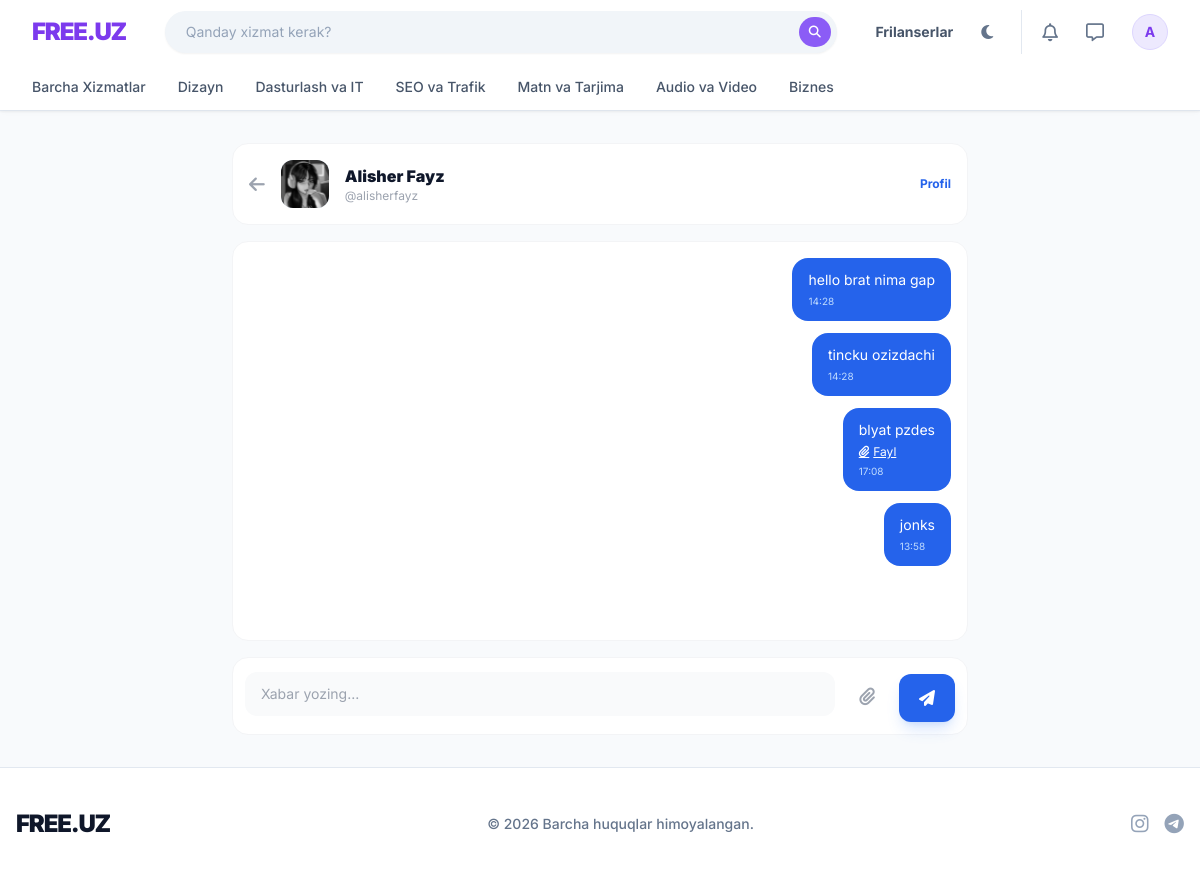
Before: /chat/alisherfayz/ (signed in) with the older database file.
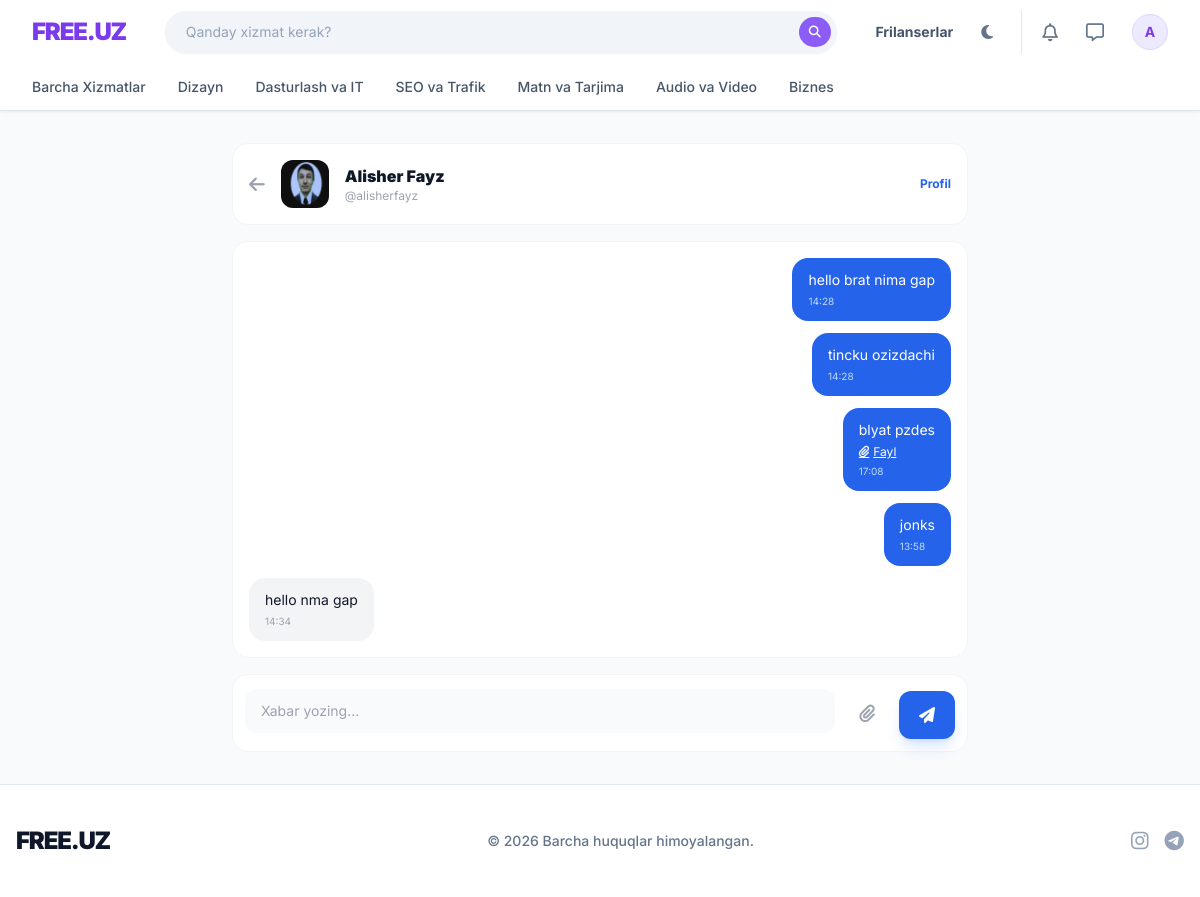
After: the same page with the newer database file.
### Client/models.py (models this page shows, shortened)
class User(AbstractUser):
    ROLE_CLIENT    = 'client'
    ROLE_DEVELOPER = 'developer'
    ROLE_ADMIN     = 'admin'
    ROLE_CHOICES   = [
        (ROLE_CLIENT,    'Mijoz'),
        (ROLE_DEVELOPER, 'Dasturchi'),
        (ROLE_ADMIN,     'Admin'),
    ]
    email         = models.EmailField(unique=True, verbose_name='Email')
    role          = models.CharField(max_length=20, choices=ROLE_CHOICES, default=ROLE_CLIENT)
    avatar        = models.ImageField(upload_to='avatars/', blank=True, null=True)
    phone         = models.CharField(max_length=20, blank=True, null=True)
    company       = models.CharField(max_length=200, blank=True, null=True)
    bio           = models.TextField(max_length=1000, blank=True, null=True)
    portfolio_url = models.URLField(blank=True, null=True)
    skills        = models.JSONField(default=list, blank=True, null=True)
    contact_public = models.BooleanField(default=True)
    is_verified   = models.BooleanField(default=False)
    is_blocked    = models.BooleanField(default=False)
    block_reason  = models.TextField(blank=True, null=True)
    created_at    = models.DateTimeField(auto_now_add=True)
    updated_at    = models.DateTimeField(auto_now=True)
    USERNAME_FIELD  = 'email'
    REQUIRED_FIELDS = ['username', 'first_name', 'last_name']
    class Meta:
        verbose_name = 'Foydalanuvchi'
        verbose_name_plural = 'Foydalanuvchilar'

class Message(models.Model):
    room       = models.ForeignKey(ChatRoom, on_delete=models.CASCADE, related_name='messages')
    sender     = models.ForeignKey(User, on_delete=models.CASCADE, related_name='sent_messages')
    text       = models.TextField(max_length=3000, blank=True, null=True)
    file       = models.FileField(upload_to='chat_files/', blank=True, null=True)
    is_read    = models.BooleanField(default=False)
    created_at = models.DateTimeField(auto_now_add=True)
    class Meta:
        verbose_name = 'Xabar'
        verbose_name_plural = 'Xabarlar'
        ordering = ['created_at']

### Client/views.py (the view, shortened to what this page needs)
# urls.py: path('chat/<str:username>/',              views.DirectChatView.as_view(),       name='direct_chat'),
class DirectChatView(View):
    def get(self, request, username):
        if not request.user.is_authenticated:
            return redirect('client:login')
        other = get_object_or_404(User, username=username)
        if request.user == other:
            return redirect('client:dashboard')
        room = ChatRoom.get_or_create_direct(request.user, other)
        msgs = room.messages.order_by('created_at')
        room.messages.filter(is_read=False).exclude(sender=request.user).update(is_read=True)
        return render(request, 'chat/chat.html', {
            'room': room, 'msgs': msgs, 'form': MessageForm(), 'other_user': other
        })

### Client/forms.py (shortened to what this page needs)
class MessageForm(forms.Form):
    text = forms.CharField(
        required=False, label='',
        widget=forms.TextInput(attrs={'class': 'form-control', 'placeholder': 'Xabar yozing...'})
    )
    file = forms.FileField(
        required=False, label='',
        widget=forms.FileInput(attrs={'class': 'form-control'})
    )

### Client/models.py (called while the page is built)
    @classmethod
    def get_or_create_direct(cls, user1, user2):
        room = cls.objects.filter(
            participant1=user1, participant2=user2
        ).first() or cls.objects.filter(
            participant1=user2, participant2=user1
        ).first()
        if not room:
            room = cls.objects.create(participant1=user1, participant2=user2)
        return room

### templates/chat/chat.html (shortened to what this page needs)
{% extends 'base.html' %}
{% block content %}
<div class="py-8 max-w-3xl mx-auto px-4">
    <div class="bg-white dark:bg-gray-800 rounded-2xl border border-gray-100 dark:border-gray-700 p-4 mb-4 flex items-center gap-4">
        <a href="{% url 'client:chat_list' %}" class="text-gray-400 hover:text-blue-600 transition">
            <i class="fa-solid fa-arrow-left text-lg"></i>
        </a>
        <div class="w-12 h-12 rounded-xl bg-blue-100 dark:bg-gray-700 flex items-center justify-center text-lg font-bold text-blue-600 overflow-hidden">
            {% if other_user.avatar %}
                <img src="{{ other_user.avatar.url }}" class="w-full h-full object-cover">
            {% else %}
                {{ other_user.username|first|upper }}
            {% endif %}
        </div>
        <div>
            <h2 class="font-black">{{ other_user.get_full_name|default:other_user.username }}</h2>
            <p class="text-xs text-gray-400">@{{ other_user.username }}</p>
        </div>
        <a href="{% url 'client:profile_detail' other_user.username %}" class="ml-auto text-xs text-blue-600 font-bold hover:underline">
            Profil
        </a>
    </div>
    <div class="bg-white dark:bg-gray-800 rounded-2xl border border-gray-100 dark:border-gray-700 p-4 mb-4 min-h-[400px] max-h-[500px] overflow-y-auto flex flex-col gap-3" id="messages-box">
        {% for msg in msgs %}
            <div class="flex {% if msg.sender == user %}justify-end{% else %}justify-start{% endif %}">
                <div class="max-w-[70%] {% if msg.sender == user %}bg-blue-600 text-white{% else %}bg-gray-100 dark:bg-gray-700 text-gray-900 dark:text-white{% endif %} rounded-2xl px-4 py-3">
                    {% if msg.text %}
                        <p class="text-sm">{{ msg.text }}</p>
                    {% endif %}
                    {% if msg.file %}
                        <a href="{{ msg.file.url }}" target="_blank" class="text-xs underline flex items-center gap-1 mt-1">
                            <i class="fa-solid fa-paperclip"></i> Fayl
                        </a>
                    {% endif %}
                    <p class="text-[10px] mt-1 {% if msg.sender == user %}text-blue-200{% else %}text-gray-400{% endif %}">
                        {{ msg.created_at|date:"H:i" }}
                    </p>
                </div>
            </div>
        {% empty %}
            <div class="flex-1 flex items-center justify-center text-gray-400 italic text-sm">
                Hali xabar yo'q. Birinchi bo'lib yozing! 👋
            </div>
        {% endfor %}
    </div>
    <form method="post" enctype="multipart/form-data" class="bg-white dark:bg-gray-800 rounded-2xl border border-gray-100 dark:border-gray-700 p-3 flex gap-3 items-end">
        <div class="flex-1">
            <textarea name="text" rows="1" placeholder="Xabar yozing..."
                class="w-full px-4 py-3 rounded-xl bg-gray-50 dark:bg-gray-900 dark:text-white border-none outline-none resize-none focus:ring-2 focus:ring-blue-500 transition text-sm"
                oninput="this.style.height='auto';this.style.height=this.scrollHeight+'px'"></textarea>
        </div>
        <label class="cursor-pointer p-3 text-gray-400 hover:text-blue-600 transition">
            <i class="fa-solid fa-paperclip text-lg"></i>
        </label>
        <button type="submit" class="bg-blue-600 hover:bg-blue-700 text-white px-5 py-3 rounded-xl font-bold transition shadow-lg shadow-blue-500/20">
            <i class="fa-solid fa-paper-plane"></i>
        </button>
    </form>
</div>
{% endblock %}

Changed rows visible on the page:
changed User "Alisher Fayz": avatar: a different picture
added Message: text "hello nma gap", created_at "14:34"
